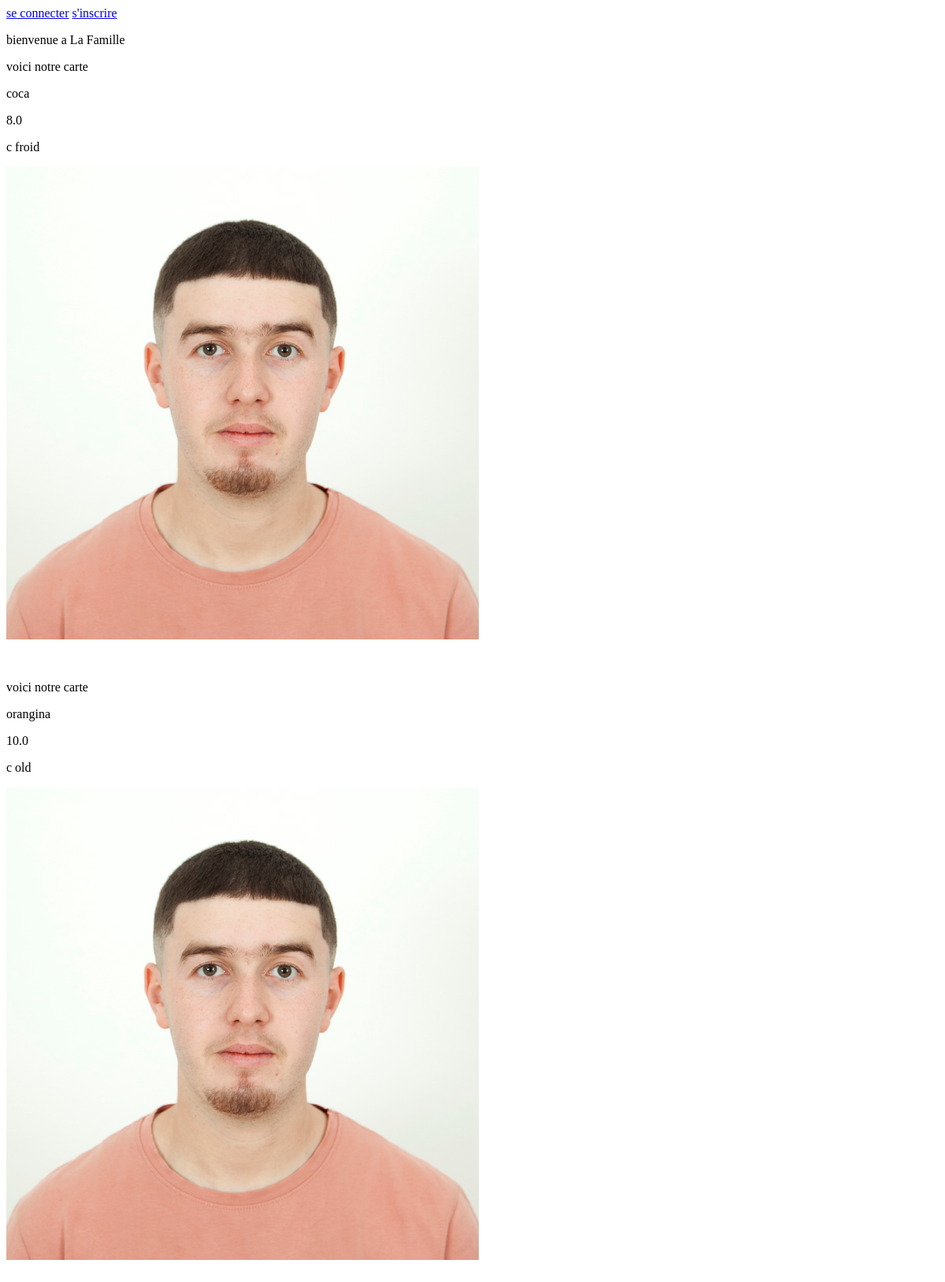
Before: /1/ with the older database file.
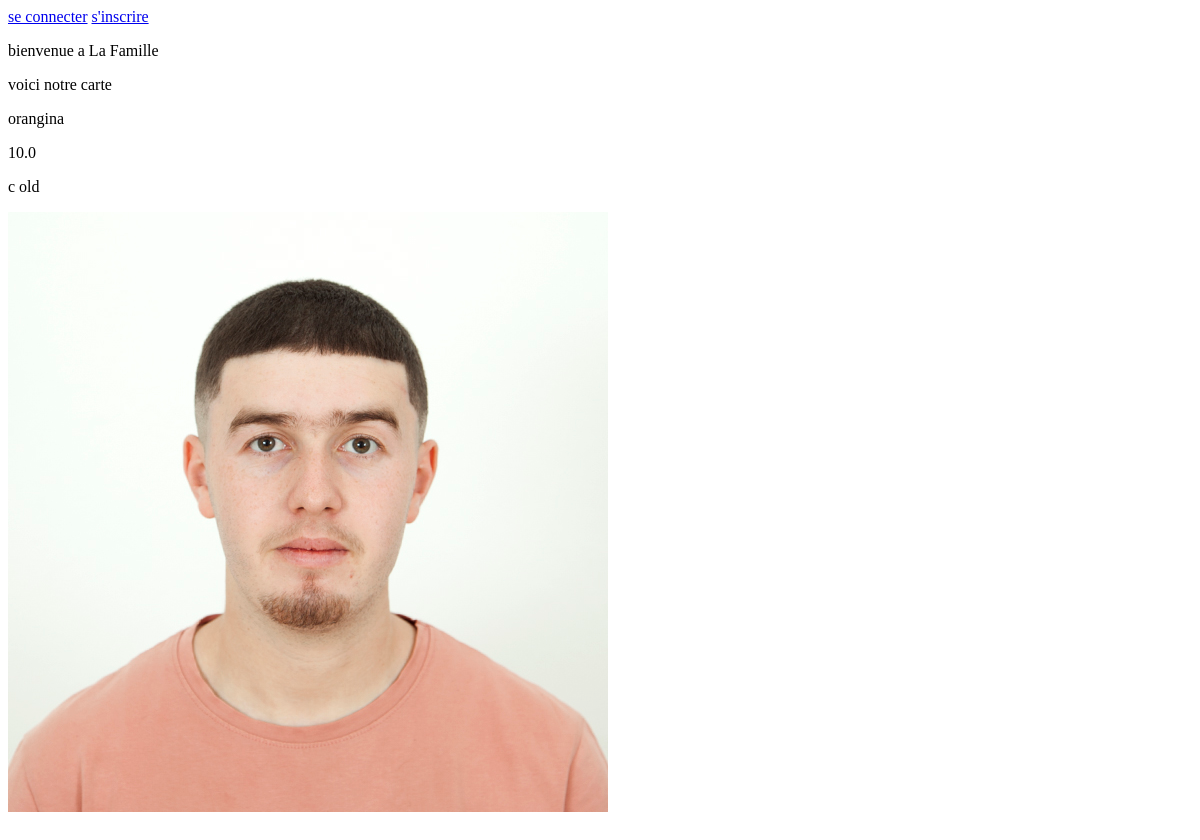
After: the same page with the newer database file.
### app1/models.py (models this page shows, shortened)
class Product(models.Model):
    name = models.CharField(max_length=128)
    slug = models.SlugField(unique=True, max_length=255, blank=True, null=True, editable=False)
    price = models.FloatField(default=0.0)
    description = models.TextField(blank=True)
    thumbnail = models.ImageField(upload_to="products", blank=True, null=True)
    restaurant = models.ForeignKey(Restaurant, on_delete=models.CASCADE, related_name='products')    # menu = models.ForeignKey(Menu, on_delete=models.CASCADE, related_name='products')

### app1/views.py (the view)
# urls.py: path('<int:pk>/', views.affichage_menu, name='menu'),
def affichage_menu(request, pk):
        resto = Restaurant.objects.get(id = pk)
        menu = Product.objects.filter(restaurant__resto_name  = resto.resto_name)
        return render(request, 'app1/menu.html', context={"menu": menu, "resto_name" : resto.resto_name})

### templates/app1/menu.html (shortened to what this page needs)
<html lang="en">
<head>
</head>
<body>
</body>
</html>
<a href="{% url 'login' %}">se connecter</a>  <a href="{% url 'registerClient' %}">s'inscrire</a>
{% block content %}
<div>
    <p>bienvenue a {{ resto_name }}</p>
{% for plat in menu %}
<div>
    <p>voici notre carte</p>
    <p>{{ plat.name }}</p>
    <p>{{ plat.price }}</p>
    <p>{{ plat.description }}</p>
    {% if plat.thumbnail %}
                <img src="{{ plat.thumbnail.url }}" alt="{{ plat.name }} Thumbnail">
</div>
</div>
    {% endif %}
{% endfor %}
{% endblock %}

Changed rows visible on the page:
removed Product: name "coca", price "8.0", description "c froid", thumbnail (picture)
